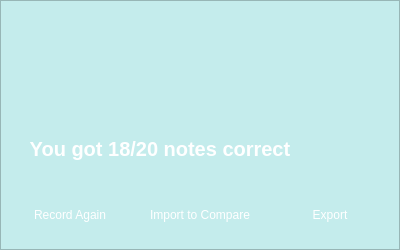
<?xml version="1.0" encoding="UTF-8"?>
<ui version="4.0">
 <class>performancePopUp</class>
 <widget class="QWidget" name="performancePopUp">
  <property name="geometry">
   <rect>
    <x>0</x>
    <y>0</y>
    <width>400</width>
    <height>250</height>
   </rect>
  </property>
  <property name="windowTitle">
   <string>Form</string>
  </property>
  <property name="styleSheet">
   <string notr="true">background-color: rgb(196, 236, 236);</string>
  </property>
  <widget class="QFrame" name="performancePopUp_2">
   <property name="geometry">
    <rect>
     <x>0</x>
     <y>0</y>
     <width>400</width>
     <height>250</height>
    </rect>
   </property>
   <property name="maximumSize">
    <size>
     <width>500</width>
     <height>600</height>
    </size>
   </property>
   <property name="styleSheet">
    <string notr="true">background: qlineargradient(
    x1: 0, y1: 0, x2: 1, y2: 1,
    stop: 0 rgba(39, 113, 90, 1), stop: 1 rgba(210, 254, 254, 1)
);
</string>
   </property>
   <property name="frameShape">
    <enum>QFrame::StyledPanel</enum>
   </property>
   <property name="frameShadow">
    <enum>QFrame::Raised</enum>
   </property>
   <widget class="QPushButton" name="logoButton">
    <property name="geometry">
     <rect>
      <x>165</x>
      <y>40</y>
      <width>70</width>
      <height>70</height>
     </rect>
    </property>
    <property name="font">
     <font>
      <family>Arial</family>
      <underline>false</underline>
     </font>
    </property>
    <property name="styleSheet">
     <string notr="true">background: none;
border: none;
color: black;</string>
    </property>
    <property name="text">
     <string/>
    </property>
    <property name="icon">
     <iconset>
      <normaloff>../images/icon.png</normaloff>../images/icon.png</iconset>
    </property>
    <property name="iconSize">
     <size>
      <width>90</width>
      <height>90</height>
     </size>
    </property>
   </widget>
   <widget class="QFrame" name="frame">
    <property name="geometry">
     <rect>
      <x>0</x>
      <y>119</y>
      <width>400</width>
      <height>60</height>
     </rect>
    </property>
    <property name="styleSheet">
     <string notr="true">border: none;
background: none;</string>
    </property>
    <property name="frameShape">
     <enum>QFrame::StyledPanel</enum>
    </property>
    <property name="frameShadow">
     <enum>QFrame::Raised</enum>
    </property>
    <widget class="QLabel" name="performanceLabel">
     <property name="geometry">
      <rect>
       <x>0</x>
       <y>15</y>
       <width>320</width>
       <height>30</height>
      </rect>
     </property>
     <property name="font">
      <font>
       <family>Arial</family>
       <pointsize>15</pointsize>
       <italic>false</italic>
       <bold>true</bold>
      </font>
     </property>
     <property name="styleSheet">
      <string notr="true">font: 700 15pt &quot;Arial&quot;;
color: white;</string>
     </property>
     <property name="text">
      <string>You got 18/20 notes correct</string>
     </property>
     <property name="alignment">
      <set>Qt::AlignCenter</set>
     </property>
    </widget>
    <widget class="QPushButton" name="emoji">
     <property name="geometry">
      <rect>
       <x>320</x>
       <y>0</y>
       <width>60</width>
       <height>60</height>
      </rect>
     </property>
     <property name="font">
      <font>
       <family>Arial</family>
       <underline>false</underline>
      </font>
     </property>
     <property name="styleSheet">
      <string notr="true">background:none;
border: none;
color: black;</string>
     </property>
     <property name="text">
      <string/>
     </property>
     <property name="icon">
      <iconset>
       <normaloff>../images/thebestemoji.png</normaloff>../images/thebestemoji.png</iconset>
     </property>
     <property name="iconSize">
      <size>
       <width>90</width>
       <height>90</height>
      </size>
     </property>
    </widget>
   </widget>
   <widget class="QPushButton" name="recordAgainButton">
    <property name="geometry">
     <rect>
      <x>20</x>
      <y>200</y>
      <width>100</width>
      <height>30</height>
     </rect>
    </property>
    <property name="styleSheet">
     <string notr="true">font: 12pt &quot;Arial&quot;;
color: white; 
background: qradialgradient(
    cx: 0.3, cy: -0.4, fx: 0.3, fy: -0.4,
    radius: 1.35, stop: 0 rgba(35, 120, 99, 1), stop: 1 rgba(77, 206, 175, 1)
);

border-radius: 10%;</string>
    </property>
    <property name="text">
     <string>Record Again</string>
    </property>
   </widget>
   <widget class="QPushButton" name="exportButton">
    <property name="geometry">
     <rect>
      <x>280</x>
      <y>200</y>
      <width>100</width>
      <height>30</height>
     </rect>
    </property>
    <property name="styleSheet">
     <string notr="true">font: 12pt &quot;Arial&quot;;
color: white; 
background: qradialgradient(
    cx: 0.3, cy: -0.4, fx: 0.3, fy: -0.4,
    radius: 1.35, stop: 0 rgba(35, 120, 99, 1), stop: 1 rgba(77, 206, 175, 1)
);

border-radius: 10%;</string>
    </property>
    <property name="text">
     <string>Export</string>
    </property>
   </widget>
   <widget class="QPushButton" name="importButton">
    <property name="geometry">
     <rect>
      <x>140</x>
      <y>200</y>
      <width>120</width>
      <height>30</height>
     </rect>
    </property>
    <property name="styleSheet">
     <string notr="true">font: 12pt &quot;Arial&quot;;
color: white; 
background: qradialgradient(
    cx: 0.3, cy: -0.4, fx: 0.3, fy: -0.4,
    radius: 1.35, stop: 0 rgba(35, 120, 99, 1), stop: 1 rgba(77, 206, 175, 1)
);

border-radius: 10%;</string>
    </property>
    <property name="text">
     <string>Import to Compare</string>
    </property>
   </widget>
  </widget>
 </widget>
 <resources/>
 <connections/>
</ui>
